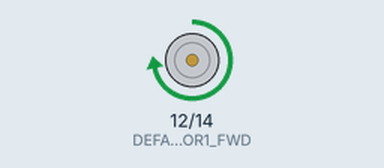
The program below on a simulated ESP32 board running MicroPython. Shown: motor-driver pin pairs drawn as motors (green arrow = first pin HIGH = forward, orange = second pin HIGH = backward, longer = more drive, scaled by the enable pin). At 10.0 s the program stops and its outputs stay as they are.

Above: at 0.1 s.
At 3.1 s:
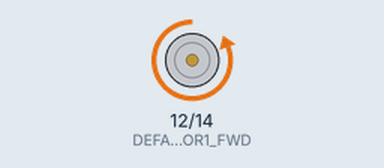
At 10.1 s:
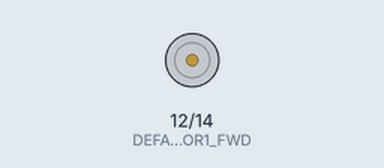
Timing chart, 0 to 11.5 s (numbered marks = the images above):
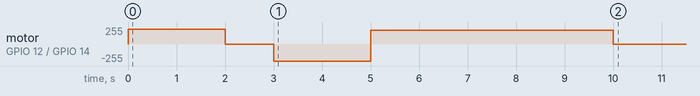

Measured:
- by itself, motor on GPIO 12 (DEFAULT_IOTKIT_MOTOR1_FWD) / GPIO 14 (DEFAULT_IOTKIT_MOTOR1_REV): stopped → forward 221/255 at 0.00 s, → stopped 2.0 s later, → backward 255/255 1.0 s later, → forward 203/255 2.0 s later, … (5 changes in this stretch)

The program:

dc_motor.py
```python
from lib.actors.dcmotor import DCMotor
from machine import Pin, PWM
from time import sleep
from lib.config import *

frequency = 15000

pin1 = Pin(DEFAULT_IOTKIT_MOTOR1_FWD, Pin.OUT)
pin2 = Pin(DEFAULT_IOTKIT_MOTOR1_REV, Pin.OUT)
enable = PWM(Pin(DEFAULT_IOTKIT_MOTOR1_PWM), frequency)

dc_motor = DCMotor(pin1, pin2, enable)

dc_motor.forward(50)
sleep(2)
dc_motor.stop()
sleep(1)
dc_motor.backwards(100)
sleep(2)
dc_motor.forward(25)
sleep(5)
dc_motor.stop()
```

dcmotor.py
```python
#This file includes a class to control DC motors

class DCMotor:
  #the min_duty and max_duty are defined for 15000Hz frequency
  #you can pass as arguments
  def __init__(self, pin1, pin2, enable_pin, min_duty=750, max_duty=1023):
    self.pin1 = pin1
    self.pin2= pin2
    self.enable_pin = enable_pin
    self.min_duty = min_duty
    self.max_duty = max_duty

  #speed value can be between 0 and 100
  def forward(self, speed):
    self.speed = speed
    self.enable_pin.duty(self.duty_cycle(self.speed))
    self.pin1.value(1)
    self.pin2.value(0)

  def backwards(self, speed):
    self.speed = speed
    self.enable_pin.duty(self.duty_cycle(self.speed))
    self.pin1.value(0)
    self.pin2.value(1)

  def stop(self):
    self.enable_pin.duty(0)
    self.pin1.value(0)
    self.pin2.value(0)

  def duty_cycle(self, speed):
    if self.speed <= 0 or self.speed > 100:
      duty_cycle = 0
    else:
      duty_cycle = int (self.min_duty + (self.max_duty - self.min_duty)*((self.speed - 1)/(100-1)))
    return duty_cycle
```

config.py
```python
### Default Pins esp32-devkitC-V4 bzw. Mapping auf IoTKitV3.1 small

DEFAULT_IOTKIT_LED1 = 5
DEFAULT_IOTKIT_BUZZER = 26
DEFAULT_IOTKIT_BUTTON1 = 0

# I2C Bus D15 und D14
DEFAULT_IOTKIT_I2C_SCL = 4
DEFAULT_IOTKIT_I2C_SDA = 2

# H-Bridge D2 - D7
DEFAULT_IOTKIT_MOTOR1_FWD	= 12
DEFAULT_IOTKIT_MOTOR1_PWM	= 13
DEFAULT_IOTKIT_MOTOR1_REV	= 14
DEFAULT_IOTKIT_MOTOR2_FWD	= 16
DEFAULT_IOTKIT_MOTOR2_PWM	= 15
DEFAULT_IOTKIT_MOTOR2_REW = 17

# SPI Bus D10 (SS), D11 - D13
DEFAULT_IOTKIT_SPI_SCLK = 23
DEFAULT_IOTKIT_SPI_MISO = 22
DEFAULT_IOTKIT_SPI_MOSI = 21
DEFAULT_IOTKIT_SPI_SS   = 27

# 4 x 3 Header D9 und D8
DEFAULT_IOTKIT_SERVO1 = 19
DEFAULT_IOTKIT_SERVO2 = 18

# Analog Pins, A2 bis A5
DEFAULT_IOTKIT_POTI = 32
DEFAULT_IOTKIT_HALL_SENSOR = 33
DEFAULT_IOTKIT_ADC_4 = 34
DEFAULT_IOTKIT_ADC_5 = 35

# UART
DEFAULT_IOTKIT_UART_TX = 1
DEFAULT_IOTKIT_UART_RX = 3
```
